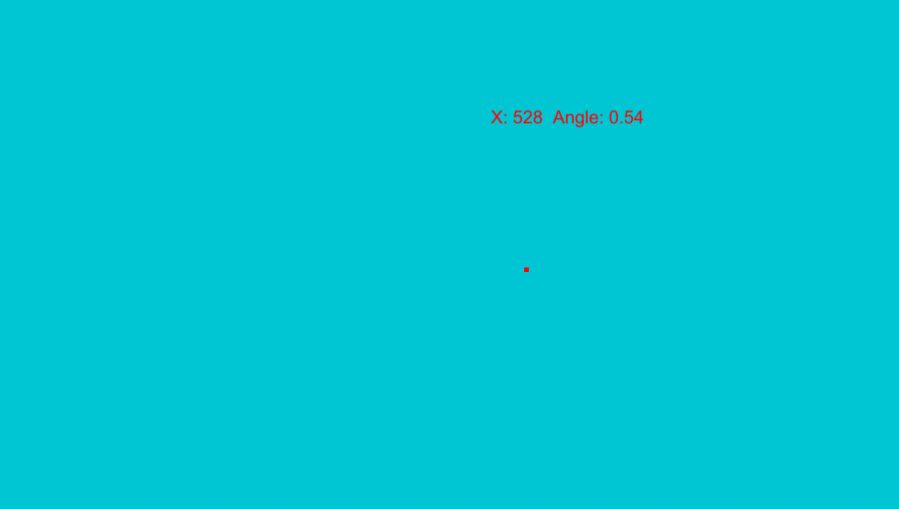
#> input picture RowSimulator/myss.png, 899 x 509 px
$ python rectangleDetect.py
#> lines starting #> are read from the running program, lines starting #| are printed output that depends on the picture; after the words box and inside, x2 and y2 are one past the last pixel; in counts of white or black regions, pixels touching at a corner belong together
import cv2
import numpy as np
import socket
import datetime
from time import sleep
from math import atan

HOST = "192.168.1.45"
PORT = 9600

def sendOutput(x, angle):
	print("called at ", datetime.datetime.now(), end=" -> ")
	print("x:", int(x), "    angle:", round(angle, 2))
	s = socket.socket()
	s.connect((HOST, PORT))
	s.send((str(int(x)) + ',' + str(round(angle, 2))).encode())
	s.close()

def getContours(img,imgContour):
	contours, hierarchy = cv2.findContours(img, cv2.RETR_EXTERNAL, cv2.CHAIN_APPROX_NONE)
	for cnt in contours:
		area = cv2.contourArea(cnt)
		M = cv2.moments(cnt)
		cntX = int(M["m10"] / M["m00"])
		cntY = int(M["m01"] / M["m00"])
		if area > 0:
			cv2.drawContours(imgContour, cnt, -1, (255, 0, 255), 7)
			peri = cv2.arcLength(cnt, True)
			approx = cv2.approxPolyDP(cnt, 0.02 * peri, True)

			if len(approx) >= 7:
				x , y , w, h = cv2.boundingRect(approx)
				sendOutput(x+w/2, atan(h/w))
while True:
	try:
		img = cv2.imread('myss.png',0)
#> img: shape (509, 899); min 76, max 141, mean 139.5
		imgContour= img.copy()
		blur=cv2.GaussianBlur(img,(7,7),1)

		gaus = cv2.adaptiveThreshold(blur, 255, cv2.ADAPTIVE_THRESH_GAUSSIAN_C, cv2.THRESH_BINARY, 17, 2)
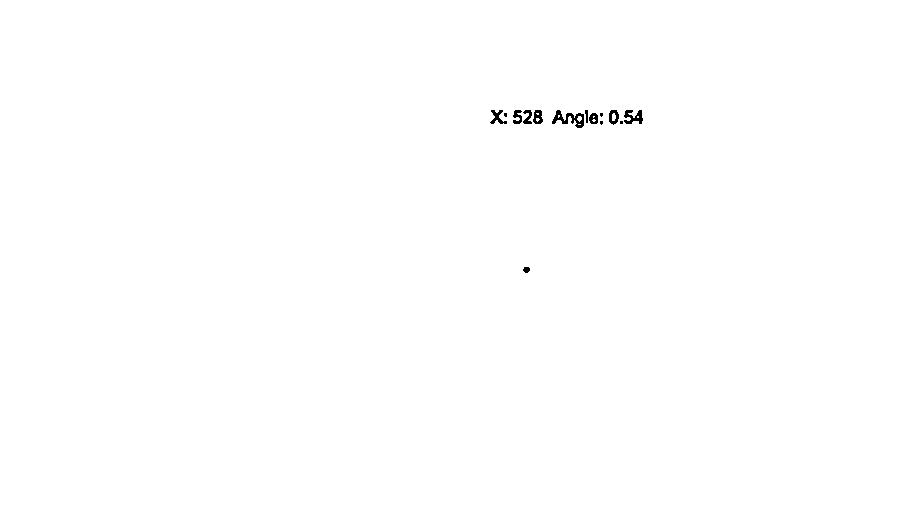
#> gaus: shape (509, 899); 99.8% white; 14 black regions (4 under 20 px), largest, box (x1, y1, x2, y2) and area: (552, 110, 584, 128) 243, (624, 110, 643, 124) 159, (490, 110, 507, 124) 108
		ret2,th2 = cv2.threshold(img,0,255,cv2.THRESH_BINARY+cv2.THRESH_OTSU)
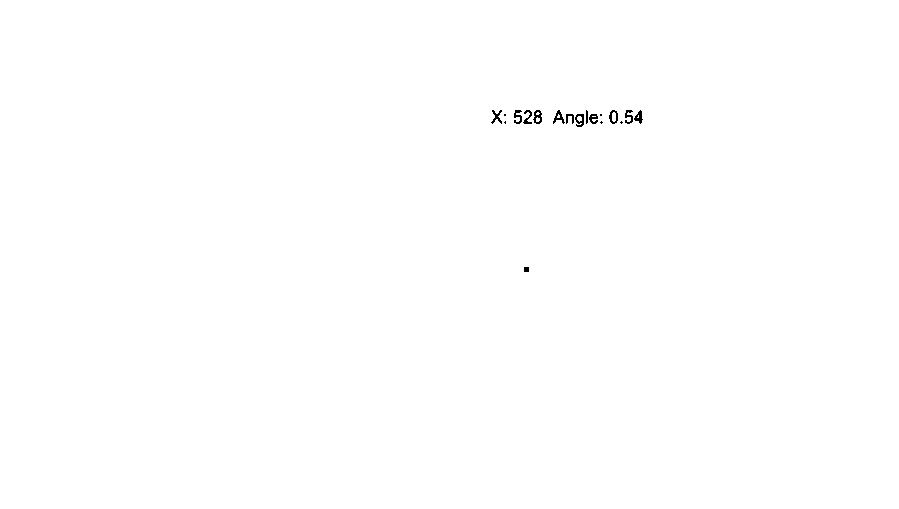
#> th2: shape (509, 899); 99.8% white; black in thin lines or dots, all inside (x1, y1, x2, y2) = (491, 110, 643, 272)
#> ret2 = 119
		imgCanny = cv2.Canny(th2,100,200)
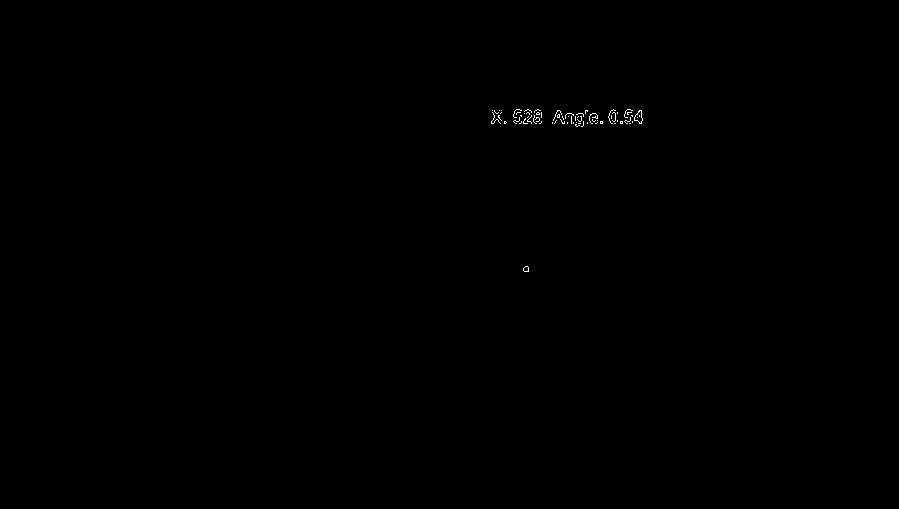
#> imgCanny: shape (509, 899); 0.11% white in thin lines or dots, all inside (x1, y1, x2, y2) = (491, 109, 643, 272)
		kernel = np.ones((5, 5))
		imgDil = cv2.dilate(imgCanny, kernel, iterations=1)
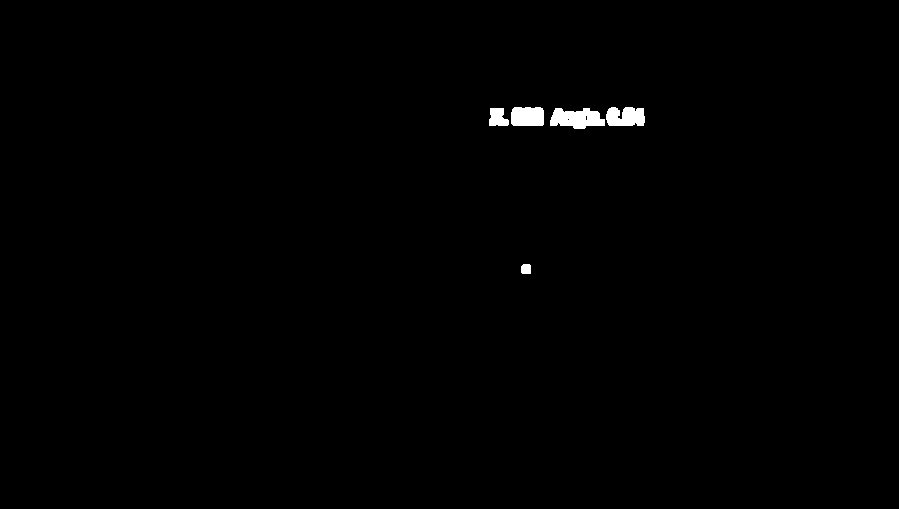
#> imgDil: shape (509, 899); 0.54% white; 5 white regions
		getContours(imgDil,imgContour)
#> in getContours, `contours, hierarchy = cv2.findContours(img, cv2.RETR_EXTERNAL, cv2.CHA..`: contours = 5 contours; box (x1, y1, x2, y2) and area: (550, 108, 605, 129) 764, (606, 107, 645, 126) 574, (511, 107, 544, 126) 556, (489, 108, 509, 126) 248, (521, 264, 531, 274) 78
#> the loop in getContours, `for cnt in contours:` made 1 pass
#> (area, cntX, cntY, peri, x, y, w, h) on pass 1: (78, 525, 268, 33.66, 521, 264, 10, 10)
#| x: 526     angle: 0.79
#> after the loop in getContours, `for cnt in contours:`:
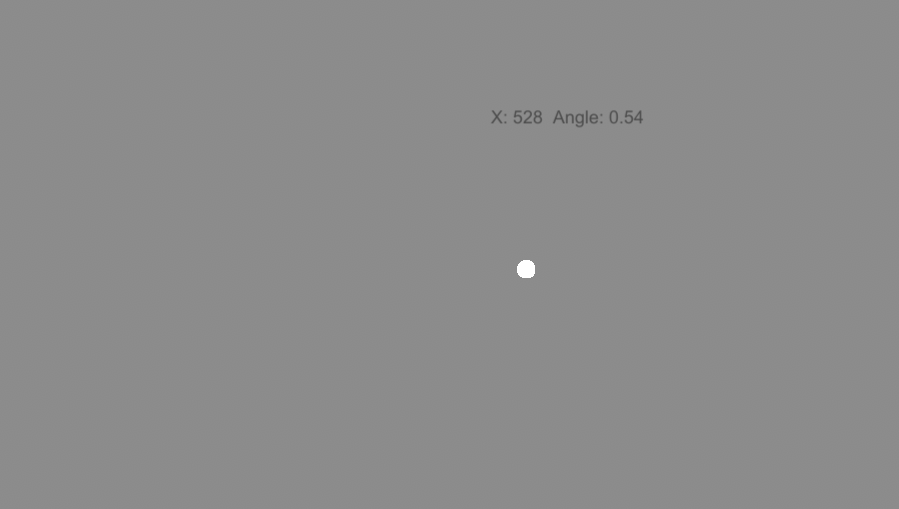
#> imgContour: shape (509, 899); min 76, max 255, mean 139.6

	except:
		print("except")
	finally:
		sleep(0.25)

cv2.destroyAllWindows()
